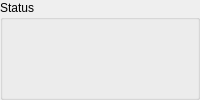
        <widget class="QGroupBox" name="boxStatus">
         <property name="title">
          <string>Status</string>
         </property>
         <layout class="QVBoxLayout" name="verticalLayout_3">
          <property name="leftMargin">
           <number>6</number>
          </property>
          <property name="topMargin">
           <number>6</number>
          </property>
          <property name="rightMargin">
           <number>6</number>
          </property>
          <property name="bottomMargin">
           <number>6</number>
          </property>
          <item>
           <layout class="QHBoxLayout" name="horizontalLayout_5">
            <item alignment="Qt::AlignLeft">
             <widget class="Led" name="led_26">
              <property name="sizePolicy">
               <sizepolicy hsizetype="Fixed" vsizetype="Fixed">
                <horstretch>0</horstretch>
                <verstretch>0</verstretch>
               </sizepolicy>
              </property>
              <property name="maximumSize">
               <size>
                <width>13</width>
                <height>13</height>
               </size>
              </property>
              <property name="signal_path" stdset="0">
               <string>ParameterQuery;StatusFaults2;GeneralFault</string>
              </property>
              <property name="label_visible" stdset="0">
               <bool>false</bool>
              </property>
              <property name="automatic_off_color" stdset="0">
               <bool>false</bool>
              </property>
              <property name="on_color" stdset="0">
               <color>
                <red>192</red>
                <green>32</green>
                <blue>32</blue>
               </color>
              </property>
              <property name="manual_off_color" stdset="0">
               <color>
                <red>32</red>
                <green>192</green>
                <blue>32</blue>
               </color>
              </property>
             </widget>
            </item>
            <item alignment="Qt::AlignLeft">
             <widget class="Enum" name="enum_7">
              <property name="sizePolicy">
               <sizepolicy hsizetype="Preferred" vsizetype="Fixed">
                <horstretch>0</horstretch>
                <verstretch>0</verstretch>
               </sizepolicy>
              </property>
              <property name="layoutDirection">
               <enum>Qt::LeftToRight</enum>
              </property>
              <property name="signal_path" stdset="0">
               <string>StatusBits;State</string>
              </property>
              <property name="label_visible" stdset="0">
               <bool>false</bool>
              </property>
              <property name="units_visible" stdset="0">
               <bool>false</bool>
              </property>
              <property name="tx" stdset="0">
               <bool>false</bool>
              </property>
              <property name="blue" stdset="0">
               <string>State</string>
              </property>
             </widget>
            </item>
           </layout>
          </item>
          <item>
           <widget class="Led" name="led_48">
            <property name="signal_path" stdset="0">
             <string>StatusBits;PowerCircuitEnabled</string>
            </property>
            <property name="label_override" stdset="0">
             <string/>
            </property>
            <property name="label_visible" stdset="0">
             <bool>true</bool>
            </property>
            <property name="units_visible" stdset="0">
             <bool>false</bool>
            </property>
           </widget>
          </item>
          <item>
           <widget class="Led" name="led_2">
            <property name="signal_path" stdset="0">
             <string>ParameterQuery;DataloggerStatus;DataloggerRecording</string>
            </property>
            <property name="label_visible" stdset="0">
             <bool>true</bool>
            </property>
            <property name="units_visible" stdset="0">
             <bool>false</bool>
            </property>
           </widget>
          </item>
          <item>
           <widget class="Led" name="led_44">
            <property name="signal_path" stdset="0">
             <string>StatusBits;PowerAvailDC</string>
            </property>
            <property name="label_override" stdset="0">
             <string/>
            </property>
            <property name="label_visible" stdset="0">
             <bool>true</bool>
            </property>
            <property name="units_visible" stdset="0">
             <bool>false</bool>
            </property>
           </widget>
          </item>
         </layout>
        </widget>
